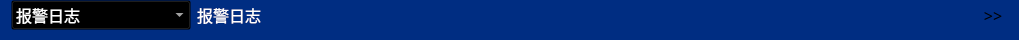
<?xml version="1.0" encoding="UTF-8"?>
<ui version="4.0">
 <class>LOG_HeadWid</class>
 <widget class="QWidget" name="LOG_HeadWid">
  <property name="geometry">
   <rect>
    <x>0</x>
    <y>0</y>
    <width>1019</width>
    <height>40</height>
   </rect>
  </property>
  <property name="minimumSize">
   <size>
    <width>0</width>
    <height>40</height>
   </size>
  </property>
  <property name="maximumSize">
   <size>
    <width>16777215</width>
    <height>40</height>
   </size>
  </property>
  <property name="font">
   <font>
    <family>微软雅黑</family>
    <pointsize>12</pointsize>
   </font>
  </property>
  <property name="windowTitle">
   <string>Form</string>
  </property>
  <property name="styleSheet">
   <string notr="true">background-color: rgb(0,45,130);</string>
  </property>
  <layout class="QHBoxLayout" name="horizontalLayout">
   <property name="topMargin">
    <number>0</number>
   </property>
   <property name="bottomMargin">
    <number>20</number>
   </property>
   <item>
    <widget class="QComboBox" name="comboBox">
     <property name="minimumSize">
      <size>
       <width>0</width>
       <height>30</height>
      </size>
     </property>
     <property name="maximumSize">
      <size>
       <width>180</width>
       <height>16777215</height>
      </size>
     </property>
     <property name="styleSheet">
      <string notr="true">font: 12pt &quot;微软雅黑&quot;;
color: rgb(255, 255, 255);
background-color:transparent;</string>
     </property>
     <property name="sizeAdjustPolicy">
      <enum>QComboBox::AdjustToContents</enum>
     </property>
     <item>
      <property name="text">
       <string>报警日志</string>
      </property>
     </item>
     <item>
      <property name="text">
       <string>离线日志</string>
      </property>
     </item>
     <item>
      <property name="text">
       <string>操作日志</string>
      </property>
     </item>
     <item>
      <property name="text">
       <string>用户日志</string>
      </property>
     </item>
     <item>
      <property name="text">
       <string>机房记录</string>
      </property>
     </item>
     <item>
      <property name="text">
       <string>机柜记录</string>
      </property>
     </item>
     <item>
      <property name="text">
       <string>设备记录</string>
      </property>
     </item>
     <item>
      <property name="text">
       <string>电能记录</string>
      </property>
     </item>
     <item>
      <property name="text">
       <string>历史记录</string>
      </property>
     </item>
    </widget>
   </item>
   <item>
    <widget class="QLabel" name="titleLab">
     <property name="minimumSize">
      <size>
       <width>140</width>
       <height>30</height>
      </size>
     </property>
     <property name="maximumSize">
      <size>
       <width>16777215</width>
       <height>140</height>
      </size>
     </property>
     <property name="font">
      <font>
       <family>微软雅黑</family>
       <pointsize>12</pointsize>
      </font>
     </property>
     <property name="styleSheet">
      <string notr="true">color: rgb(255, 255, 255);</string>
     </property>
     <property name="text">
      <string>报警日志</string>
     </property>
    </widget>
   </item>
   <item>
    <widget class="QLabel" name="label_2">
     <property name="minimumSize">
      <size>
       <width>25</width>
       <height>30</height>
      </size>
     </property>
     <property name="maximumSize">
      <size>
       <width>30</width>
       <height>60</height>
      </size>
     </property>
     <property name="text">
      <string>&gt;&gt;</string>
     </property>
     <property name="alignment">
      <set>Qt::AlignCenter</set>
     </property>
    </widget>
   </item>
  </layout>
 </widget>
 <resources/>
 <connections/>
</ui>
